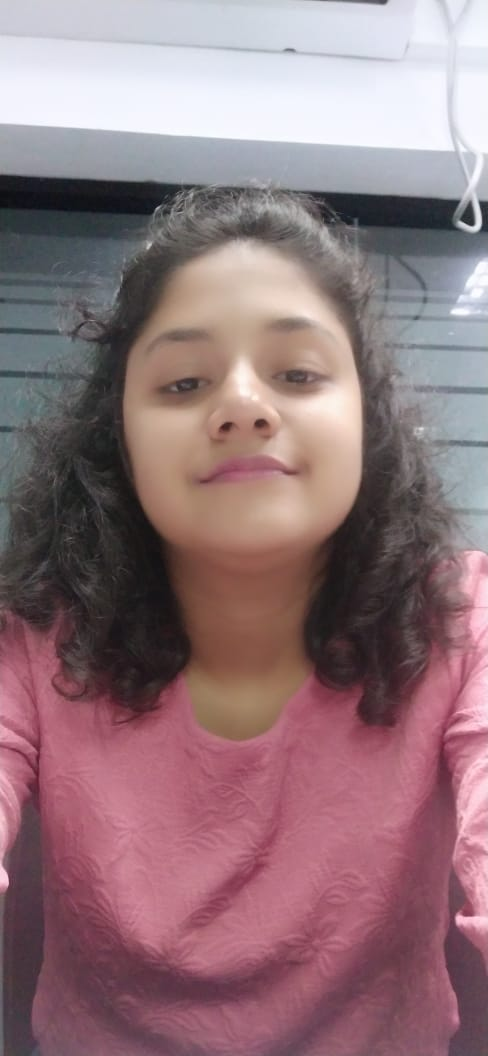
#> input picture 4.jfif, 488 x 1056 px, found by its file name
$ jupyter execute FaceDetection.ipynb
#> lines starting #> are read from the running program, lines starting #| are printed output that depends on the picture; after the words box and inside, x2 and y2 are one past the last pixel; in counts of white or black regions, pixels touching at a corner belong together
[cell 1]
# import the library
import cv2

[cell 2]
# Load the Haar Cascade XML file
cascade_path = 'D:/OpenCV/haarcascade_frontalface_default.xml'
face_cascade = cv2.CascadeClassifier(cascade_path)

# Check if the Haar Cascade XML is loaded properly
if face_cascade.empty():
    print("Error loading Haar Cascade XML file")
    exit()

[cell 3]
# Load the image
img_1 = cv2.imread('D:/OpenCV/4.jfif')
#> img_1 is the input picture: shape (1056, 488, 3); mean B, G, R 123.8, 117.9, 145.6

# Check if the image is loaded properly
if img_1 is None:
    print("Error loading image")
    exit()

[cell 4]
# Convert the image to gray scale
gray_img_1 = cv2.cvtColor(img_1, cv2.COLOR_BGR2GRAY)
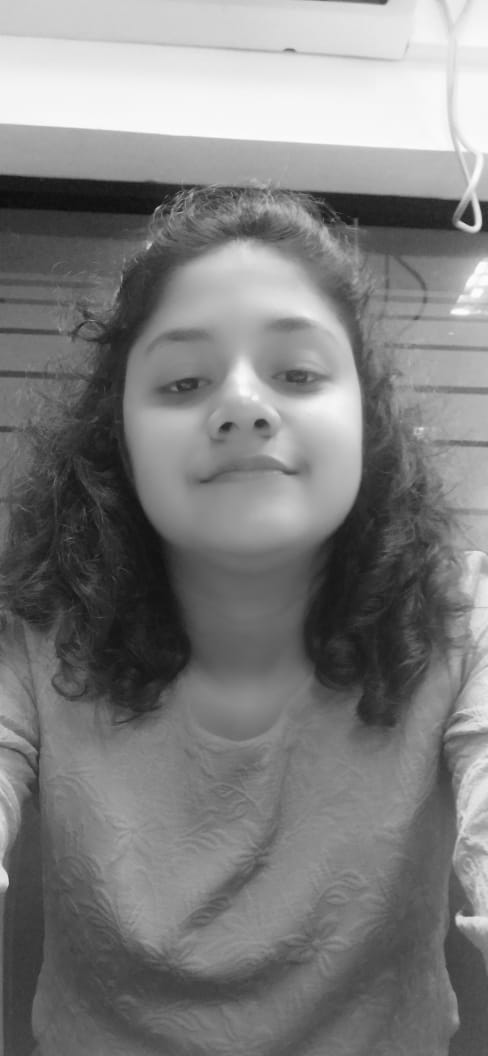
#> gray_img_1: shape (1056, 488); min 14, max 254, mean 126.9

# Perform face detection
face_1 = face_cascade.detectMultiScale(gray_img_1, scaleFactor=1.1, minNeighbors=4)
#> face_1 = [[89, 243, 310, 310]]

[cell 5]
# Check if any faces were detected
if len(face_1) == 0:
    print("No faces detected")
    exit()

[cell 6]
# Draw rectangles around detected faces
for (x, y, w, h) in face_1:
    cv2.rectangle(img_1, (x, y), (x + w, y + h), (255, 0, 0), 2)
#> this loop made 1 pass
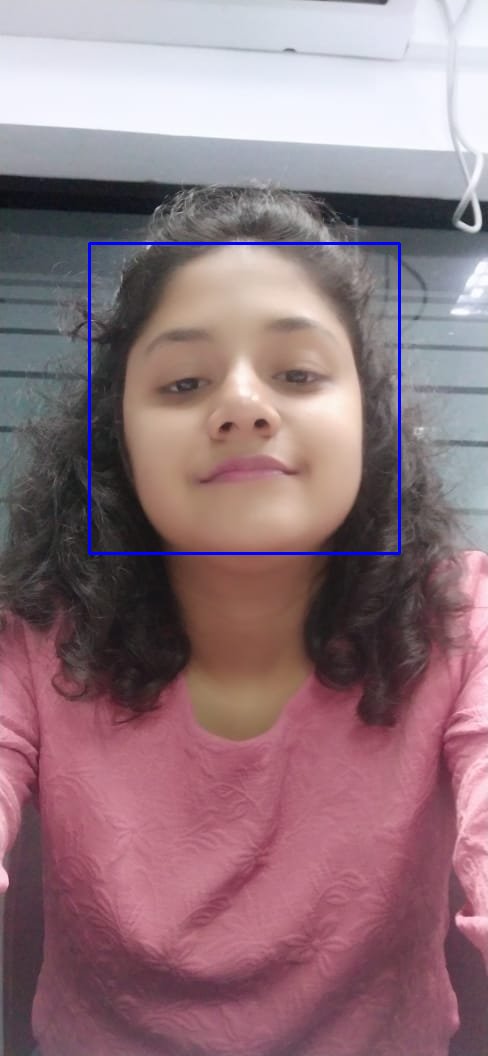
#> img_1: shape (1056, 488, 3); 0.72% of pixels changed, all inside (x1, y1, x2, y2) = (88, 242, 401, 555)

[cell 7]
# Export the image with the detected faces
cv2.imwrite('detected.jpeg', img_1)
#> Out = True
